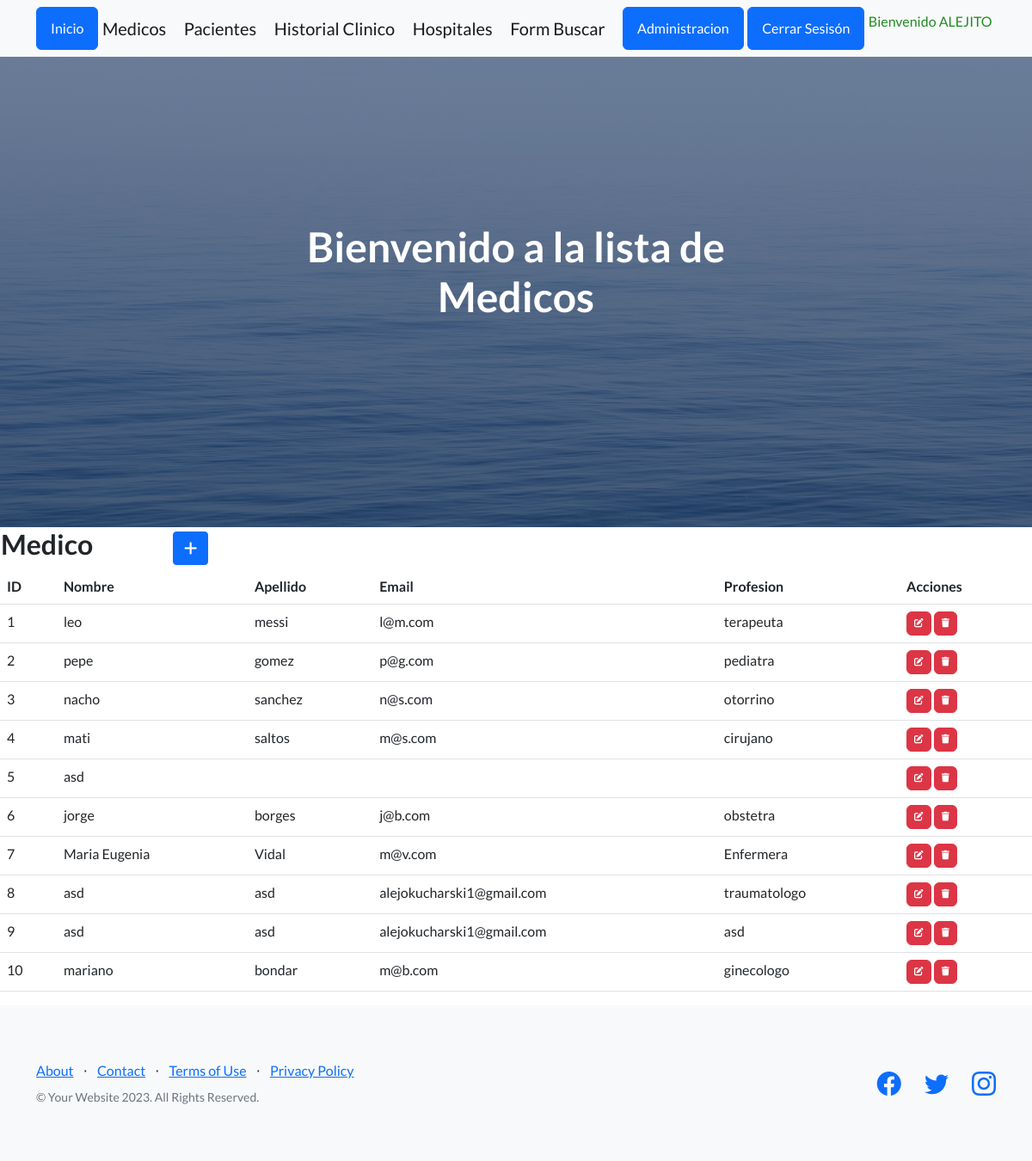
Before: /aplicacion/medicos/ (signed in) with the older database file.
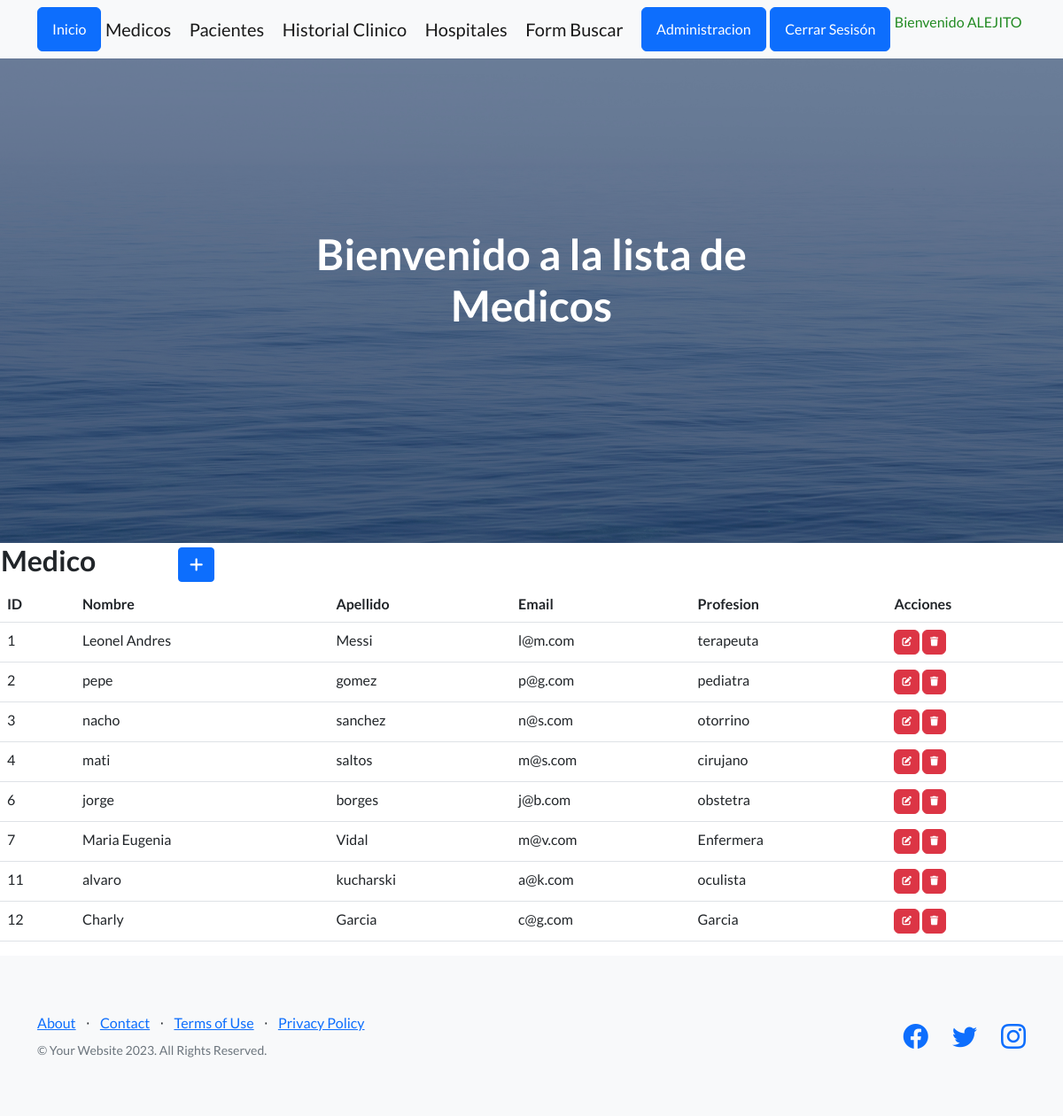
After: the same page with the newer database file.
### aplicacion/models.py (models this page shows, shortened)
class Medico(models.Model):
    nombre = models.CharField(max_length=50)
    apellido = models.CharField(max_length=50)
    email = models.EmailField()
    profesion = models.CharField(max_length=50)

### aplicacion/views.py (the view)
# urls.py: path('medicos/', medicos, name="medicos"),
@login_required
def medicos(request):
    ctx = {"medicos": Medico.objects.all() }
    return render(request, "aplicacion/medicos.html", ctx)

### aplicacion/templates/aplicacion/medicos.html (shortened to what this page needs)
{% extends 'aplicacion/base.html' %}
{% load static %}
{% block cabecera %}
    Bienvenido a la lista de Medicos
{% endblock cabecera %}
{% block contenido %}
<table>
    <tr>
        <td width="200"><h2>Medico</h2></td>
        <td>
            <a href="{% url 'create_medico' %}"
               class="btn btn-primary btn-sm"
               >
            </a>
        </td>
    </tr>
</table>
<table class="table">
    <thead>
        <tr>
            <th>ID</th>
            <th>Nombre</th>
            <th>Apellido</th>
            <th>Email</th>
            <th>Profesion</th>
            <th>Acciones</th>
        </tr>
    </thead>
    <tbody>
    {% for medico in medicos %}
    <tr>
        <td>{{ medico.id }}</td>
        <td>{{ medico.nombre }}</td>
        <td>{{ medico.apellido }}</td>
        <td>{{ medico.email}}</td>
        <td>{{medico.profesion}}</td>
        <td>
            <a href="{% url 'update_medico' medico.id %}"
               class="btn btn-danger"
               style="--bs-btn-padding-y: .25rem; --bs-btn-padding-x: .5rem; --bs-btn-font-size: .75rem;"
               >
            </a>
            <a href="{% url 'delete_medico' medico.id %}"
               class="btn btn-danger"
               style="--bs-btn-padding-y: .25rem; --bs-btn-padding-x: .5rem; --bs-btn-font-size: .75rem;"
               >
            </a>
        </td>
    </tr>
    {% endfor %}
    </tbody>
</table>
{% endblock contenido %}

### aplicacion/templates/aplicacion/base.html (shortened to what this page needs)
<!DOCTYPE html>
<html lang="en">
    <head>
        {% load static %}
        <link href="https://cdn.jsdelivr.net/npm/bootstrap-icons@1.5.0/font/bootstrap-icons.css" rel="stylesheet" type="text/css" />
        <link rel="stylesheet" href="https://cdnjs.cloudflare.com/ajax/libs/font-awesome/6.4.0/css/all.min.css">
        <link href="{% static 'aplicacion/css/styles.css' %}" rel="stylesheet" />
    </head>
    <body>
        <nav class="navbar navbar-light bg-light static-top">
            <div class="container">
                <a class="btn btn-primary" href="{% url 'inicio' %}">Inicio</a>
                {% if user.is_authenticated %}
                <a class="navbar-brand" href="{% url 'medicos' %}">Medicos</a>
                <a class="navbar-brand" href="{% url 'pacientes' %}">Pacientes</a>
                <a class="navbar-brand" href="{% url 'historial_clinico' %}">Historial Clinico</a>
                <a class="navbar-brand" href="{% url 'hospital' %}">Hospitales</a>
                <a class="navbar-brand" href="{% url 'buscar_medico' %}">Form Buscar</a>
                <a class="btn btn-primary" href="{% url 'admin:index' %}">Administracion</a>
                <a class="btn btn-primary" href="{% url 'logout' %}">Cerrar Sesisón</a>
                <p style="color: forestgreen">Bienvenido {{ user.username|upper }}</p>
                {% else %}
                <a class="btn btn-success" href="{% url 'register' %}">Registrarme</a>
                <a class="btn btn-success" href="{% url 'login' %}">Iniciar Sesión</a>
                {% endif %}
            </div>
        </nav>
        <header class="masthead">
            <div class="container position-relative">
                <div class="row justify-content-center">
                    <div class="col-xl-6">
                        <div class="text-center text-white">
                            <h1 class="mb-5">
                                {% block cabecera %}{% endblock cabecera %}
                            </h1>
                        </div>
                    </div>
                </div>
            </div>
        </header>
        {% block contenido %}{% endblock contenido %}
        <footer class="footer bg-light">
            <div class="container">
                <div class="row">
                    <div class="col-lg-6 h-100 text-center text-lg-start my-auto">
                        <ul class="list-inline mb-2">
                            <li class="list-inline-item"><a href="#!">About</a></li>
                            <li class="list-inline-item">⋅</li>
                            <li class="list-inline-item"><a href="#!">Contact</a></li>
                            <li class="list-inline-item">⋅</li>
                            <li class="list-inline-item"><a href="#!">Terms of Use</a></li>
                            <li class="list-inline-item">⋅</li>
                            <li class="list-inline-item"><a href="#!">Privacy Policy</a></li>
                        </ul>
                        <p class="text-muted small mb-4 mb-lg-0">&copy; Your Website 2023. All Rights Reserved.</p>
                    </div>
                    <div class="col-lg-6 h-100 text-center text-lg-end my-auto">
                        <ul class="list-inline mb-0">
                            <li class="list-inline-item me-4">
                                <a href="#!"><i class="bi-facebook fs-3"></i></a>
                            </li>
                            <li class="list-inline-item me-4">
                                <a href="#!"><i class="bi-twitter fs-3"></i></a>
                            </li>
                            <li class="list-inline-item">
                                <a href="#!"><i class="bi-instagram fs-3"></i></a>
                            </li>
                        </ul>
                    </div>
                </div>
            </div>
        </footer>
    </body>
</html>

Changed rows visible on the page:
removed Medico: id "5", nombre "asd"
removed Medico: id "8", nombre "asd", apellido "asd", email "alejokucharski1@gmail.com", profesion "traumatologo"
removed Medico: id "9", nombre "asd", apellido "asd", email "alejokucharski1@gmail.com", profesion "asd"
removed Medico: id "10", nombre "mariano", apellido "bondar", email "m@b.com", profesion "ginecologo"
changed Medico "l@m.com": nombre "leo" → "Leonel Andres"; apellido "messi" → "Messi"
added Medico: id "11", nombre "alvaro", apellido "kucharski", email "a@k.com", profesion "oculista"
added Medico: id "12", nombre "Charly", apellido "Garcia", email "c@g.com", profesion "Garcia"
